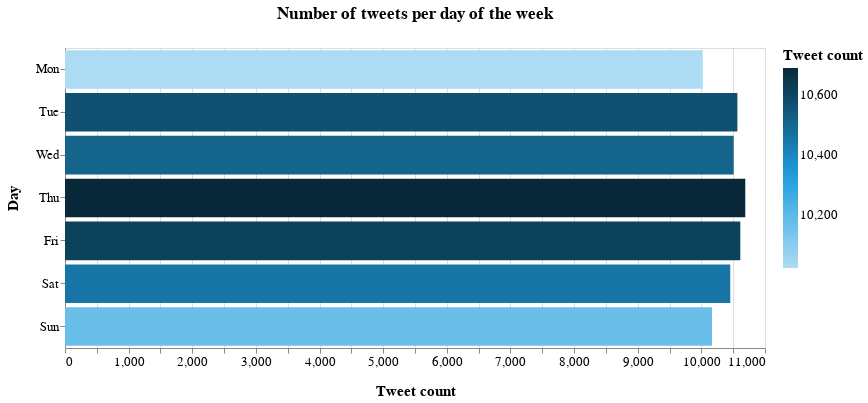

Here is the notebook cell this chart was saved with:
### Markdown cell above
The bar chart is created:

### Code cell
df = pd.DataFrame.from_dict(count, orient='index').reset_index()
df = df.rename(columns={'index':'Day',0:'Tweet count'})

#'#acdbf3','#a5d8f2','#9ed5f1','#97d2f0','#90cfef','#89ccee','#82c9ed','#7ac6ec','#73c3eb','#6cc0ea','#65bde9','#5ebae8','#57b7e7','#50b4e6','#48b0e4','#41ade3','#3aaae2','#33a7e1','#2ca4e0','#25a1df','#1f9edd','#1e99d6','#1d93cf','#1c8ec7','#1b89c0','#1a84b9','#197fb2','#187aab','#1775a4','#16709d','#156b95','#14668e','#136087','#125b80','#115679','#105172','#0f4c6b','#0e4763','#0d425c','#0c3d55','#0b384e','#0a3347','#092d40','#082839'
chart = alt.Chart(
    df
).mark_bar().encode(
    x = alt.X('Tweet count:Q'),
    y = alt.Y('Day', sort = ['Mon','Tue','Wed','Thu','Fri','Sat','Sun']),
    color=alt.Color('Tweet count:Q',scale=alt.Scale(range=['#acdbf3','#a5d8f2','#9ed5f1','#97d2f0','#90cfef','#89ccee','#82c9ed','#7ac6ec','#73c3eb','#6cc0ea','#65bde9','#5ebae8','#57b7e7','#50b4e6','#48b0e4','#41ade3','#3aaae2','#33a7e1','#2ca4e0','#25a1df','#1f9edd','#1e99d6','#1d93cf','#1c8ec7','#1b89c0','#1a84b9','#197fb2','#187aab','#1775a4','#16709d','#156b95','#14668e','#136087','#125b80','#115679','#105172','#0f4c6b','#0e4763','#0d425c','#0c3d55','#0b384e','#0a3347','#092d40','#082839']))
).transform_window(
    rank='rank(count)',
    sort=[alt.SortField('count', order='descending')]
).properties(
    width=700,
    height=300,
    title = "Number of tweets per day of the week"
).configure_title(
    fontSize=17,
    offset=25
).configure_axis(
    labelFontSize=13,
    titleFontSize=15,
    titlePadding=15
).configure_legend(
    gradientThickness=15,
    titleFontSize=15,
    labelFontSize=13
)

chart

### Figure 1 — Vega-Lite specification as saved in the notebook (floating-point values rounded to 4 significant figures)
{"config": {"view": {"continuousWidth": 400, "continuousHeight": 300}, "axis": {"labelFontSize": 13, "titleFontSize": 15, "titlePadding": 15}, "legend": {"gradientThickness": 15, "labelFontSize": 13, "titleFontSize": 15}, "title": {"fontSize": 17, "offset": 25}}, "data": {"name": "data-f5cda8e8c16a9b3059fecd7082d1df4a"}, "mark": "bar", "encoding": {"color": {"type": "quantitative", "field": "Tweet count", "scale": {"range": ["#acdbf3", "#a5d8f2", "#9ed5f1", "#97d2f0", "#90cfef", "#89ccee", "#82c9ed", "#7ac6ec", "#73c3eb", "#6cc0ea", "#65bde9", "#5ebae8", "#57b7e7", "#50b4e6", "#48b0e4", "#41ade3", "#3aaae2", "#33a7e1", "#2ca4e0", "#25a1df", "#1f9edd", "#1e99d6", "#1d93cf", "#1c8ec7", "#1b89c0", "#1a84b9", "#197fb2", "#187aab", "#1775a4", "#16709d", "#156b95", "#14668e", "#136087", "#125b80", "#115679", "#105172", "#0f4c6b", "#0e4763", "#0d425c", "#0c3d55", "#0b384e", "#0a3347", "#092d40", "#082839"]}}, "x": {"type": "quantitative", "field": "Tweet count"}, "y": {"type": "nominal", "field": "Day", "sort": ["Mon", "Tue", "Wed", "Thu", "Fri", "Sat", "Sun"]}}, "height": 300, "title": "Number of tweets per day of the week", "transform": [{"window": [{"op": "rank", "field": "count", "as": "rank"}], "sort": [{"field": "count", "order": "descending"}]}], "width": 700, "$schema": "https://vega.github.io/schema/vega-lite/v4.8.1.json", "datasets": {"data-f5cda8e8c16a9b3059fecd7082d1df4a": [{"Day": "Tue", "Tweet count": 10566}, {"Day": "Wed", "Tweet count": 10508}, {"Day": "Thu", "Tweet count": 10690}, {"Day": "Fri", "Tweet count": 10612}, {"Day": "Sat", "Tweet count": 10454}, {"Day": "Sun", "Tweet count": 10167}, {"Day": "Mon", "Tweet count": 10022}]}}
